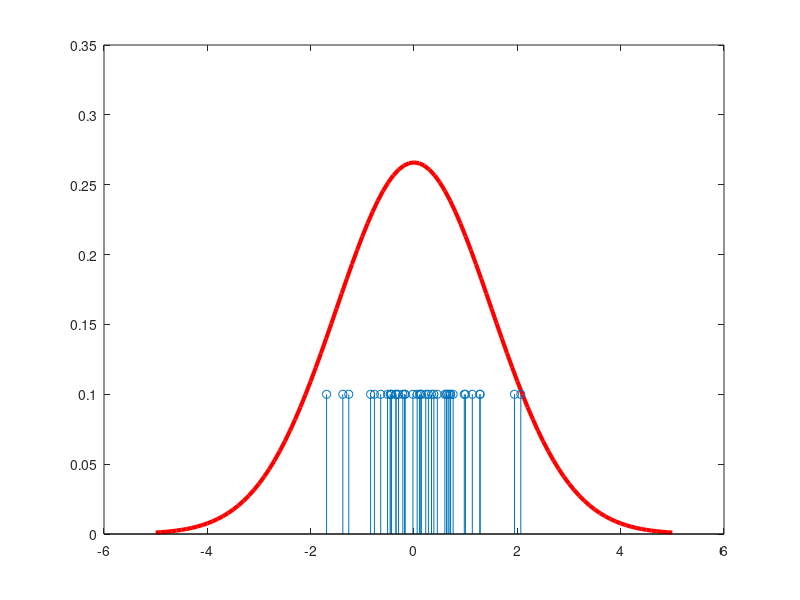
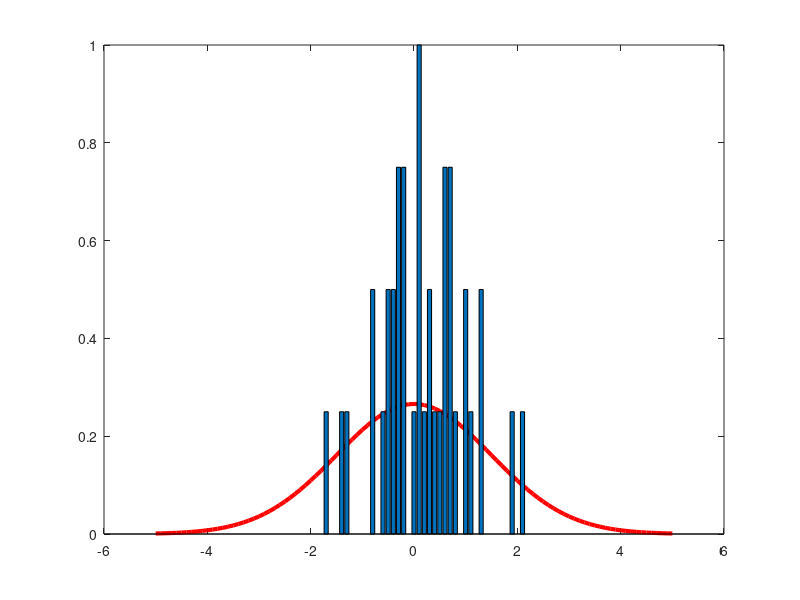
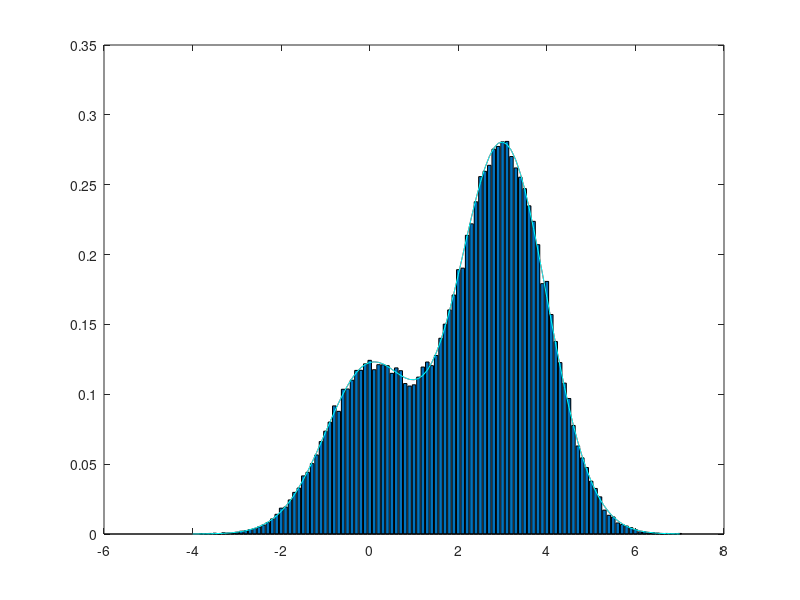

These charts were generated, in order, by the following MATLAB code:
%EL4011 labs
%Mixture of Gaussians 
%************************************
%% Plot 1D Gaussian pdf and sample from it

%this code can be replaced with the "random" function, but the code below 
%demonstrates inner workings in 1D case.

clear all; close all; clc

%%
figure
dd=1.5
d=0.1;
N=40; %number of drawn samples, try a small number e.g. N=40 and a very
      %large number e.g. N=100000 and compare the diffrence
x = -5:d:5;
y=normpdf(x,0,dd);

plot(x,y,'r-','Linewidth',3), hold on
xx=randn(N,1);
xx
stem(xx,0.1*ones(length(xx),1))

figure
plot(x,y,'r-','Linewidth',3), hold on
yy = hist(xx,x);
bar(x,yy/(N*d))

%% Plot mixture of 1D Gaussian distribution pdf
%clear all; close all; clc
N=2;     %number of Gaussians
m=[0,3]; %means
s=[1,1]; %std
a=[0.3,0.7];  %mixing coefficients
d=0.1;
x=-4:d:7;
p=0;

for kk=1:N,
    p=p+a(kk)*normpdf(x,m(kk),s(kk));
end

figure, plot(x,p,'r-'); hold on


%% Sample from 1D mixture Gaussian distributions 
NN=100000;        %number of samples
t = rand(NN,1);
IND = zeros(size(t));
Y = zeros(size(t));
A=[0,cumsum(a)];
for kk=1:2,
    ind = find(t>A(kk)&t<=A(kk+1));
%     IND(ind)= kk;  %random selection from which Gaussain to sample
    Y(ind) = s(kk)*randn(length(ind),1)+m(kk);  %sample from the selected Gaussuian    
end
yy = hist(Y,x);
bar(x,yy/(NN*d))
plot(x,p,'c-')
 




